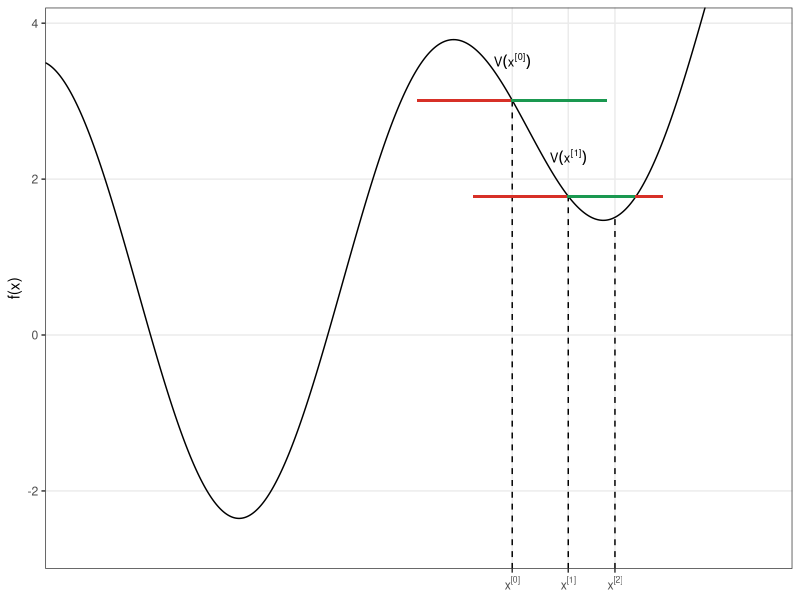
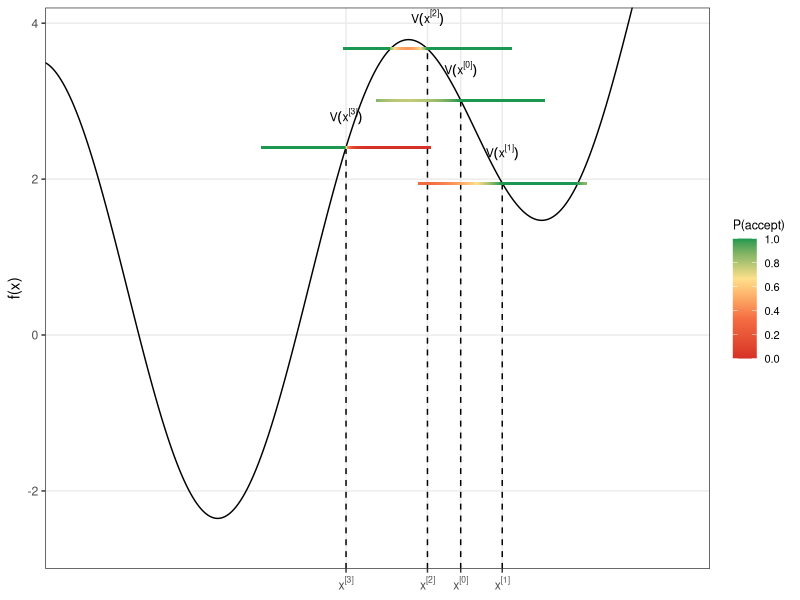
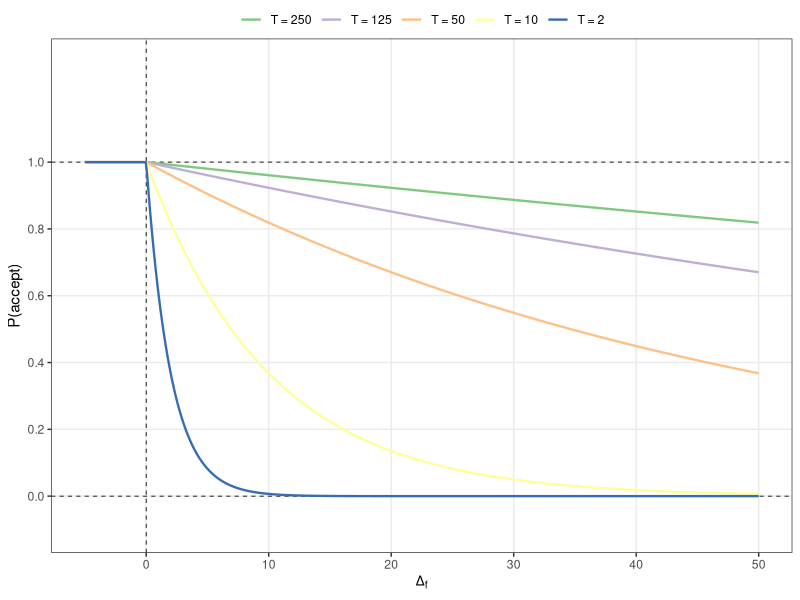
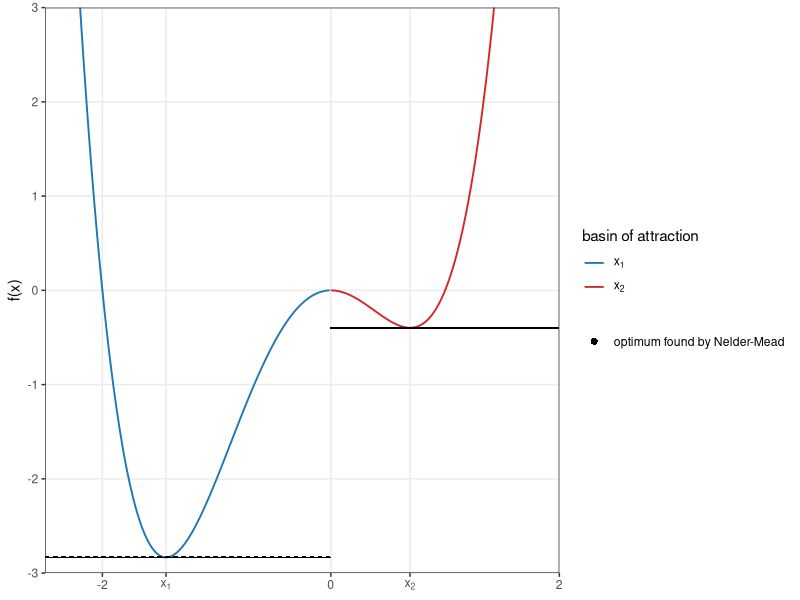

Write R code to recreate these figures, in order.
# Used in: ../slides-derivative-free-3-simulated-annealing.tex, ../slides-derivative-free-4-multistart-optimization.tex
#
# Create the one-dimensional figures for local search, Metropolis acceptance,
# temperature-dependent acceptance probabilities, and a Nelder-Mead basin example.

set.seed(1L)

library(data.table)
library(ggplot2)

local_search_file = "../figure/metropolis-local-search.png"
metropolis_algorithm_file = "../figure/metropolis-algorithm.png"
acceptance_curve_file = "../figure/metropolis-algorithm2.png"
nelder_mead_file = "../figure/metropolis-example-nelder.png"

proposal_radius = 0.5
curve_domain = c(0, 4)
curve_points = 500L
neighborhood_points = 200L
accepted_colour = "#1a9850"
rejected_colour = "#d73027"

metropolis_palette = c("#d73027", "#f46d43", "#fee08b", "#1a9850")
accent_palette = c("#7fc97f", "#beaed4", "#fdc086", "#ffff99", "#386cb0")

objective_value = function(x) {
  x^1.1 * sin(x - 2) + 1 - 2.5 * sin(3 * x - 1.5)
}

acceptance_probability = function(delta_f, temperature) {
  pmin(1, exp(-delta_f / temperature))
}

make_curve_data = function() {
  curve = data.table(x = seq(curve_domain[1], curve_domain[2], length.out = curve_points))
  curve[, value := objective_value(x)]
}

make_neighborhood = function(center, radius = proposal_radius, temperature = NA_real_) {
  neighborhood = data.table(
    center = center,
    x = seq(center - radius, center + radius, length.out = neighborhood_points)
  )
  neighborhood[, center_value := objective_value(center)]
  neighborhood[, value := objective_value(x)]

  if (is.na(temperature)) {
    neighborhood[, accepted := factor(value < center_value, levels = c(FALSE, TRUE), labels = c("reject", "accept"))]
  } else {
    neighborhood[, `:=`(
      temperature = temperature,
      acceptance_prob = acceptance_probability(value - center_value, temperature)
    )]
  }

  neighborhood
}

base_objective_plot = function(curve) {
  ggplot(curve, aes(x = x, y = value)) +
    geom_line(linewidth = 0.5, colour = "black") +
    labs(x = NULL, y = "f(x)") +
    theme_bw(base_size = 11) +
    theme(
      legend.position = "none",
      panel.grid.minor = element_blank()
    )
}

plot_local_search = function() {
  curve = make_curve_data()
  centers = c(2.5, 2.8)
  vertical_lines = data.table(center = c(centers, 3.05))
  vertical_lines[, value := objective_value(center)]
  neighborhoods = rbindlist(lapply(centers, make_neighborhood))
  labels = data.table(
    x = centers,
    y = objective_value(centers) + 0.5,
    label = c("V(x^\"[0]\")", "V(x^\"[1]\")")
  )

  base_objective_plot(curve) +
    geom_segment(
      data = vertical_lines,
      aes(x = center, xend = center, y = -3, yend = value),
      inherit.aes = FALSE,
      linetype = "dashed"
    ) +
    geom_point(
      data = neighborhoods,
      aes(x = x, y = center_value, colour = accepted),
      inherit.aes = FALSE,
      shape = 15,
      size = 0.7
    ) +
    geom_text(data = labels, aes(x = x, y = y, label = label), inherit.aes = FALSE, parse = TRUE, size = 3.3) +
    scale_colour_manual(values = c(reject = rejected_colour, accept = accepted_colour)) +
    scale_x_continuous(
      breaks = c(2.5, 2.8, 3.05),
      labels = parse(text = c("x^\"[0]\"", "x^\"[1]\"", "x^\"[2]\""))
    ) +
    coord_cartesian(ylim = c(-3, 4.2), expand = FALSE)
}

plot_metropolis_algorithm = function() {
  curve = make_curve_data()
  centers = c(2.5, 2.75, 2.3, 1.81)
  temperatures = c(3, 1.5, 0.15, 0.15)
  neighborhoods = rbindlist(Map(make_neighborhood, center = centers, temperature = temperatures))
  vertical_lines = data.table(center = centers)
  vertical_lines[, value := objective_value(center)]
  labels = data.table(
    x = centers,
    y = objective_value(centers) + 0.4,
    label = c("V(x^\"[0]\")", "V(x^\"[1]\")", "V(x^\"[2]\")", "V(x^\"[3]\")")
  )

  base_objective_plot(curve) +
    geom_segment(
      data = vertical_lines,
      aes(x = center, xend = center, y = -3, yend = value),
      inherit.aes = FALSE,
      linetype = "dashed"
    ) +
    geom_point(
      data = neighborhoods,
      aes(x = x, y = center_value, colour = acceptance_prob),
      inherit.aes = FALSE,
      shape = 15,
      size = 0.7
    ) +
    geom_text(data = labels, aes(x = x, y = y, label = label), inherit.aes = FALSE, parse = TRUE, size = 3.1) +
    scale_colour_gradientn(
      colours = metropolis_palette,
      limits = c(0, 1),
      breaks = seq(0, 1, by = 0.2),
      name = "P(accept)"
    ) +
    scale_x_continuous(
      breaks = centers,
      labels = parse(text = c("x^\"[0]\"", "x^\"[1]\"", "x^\"[2]\"", "x^\"[3]\""))
    ) +
    coord_cartesian(ylim = c(-3, 4.2), expand = FALSE) +
    theme(
      legend.position = "right",
      legend.title = element_text(size = 9),
      legend.text = element_text(size = 8)
    )
}

plot_acceptance_curves = function() {
  delta_grid = seq(-5, 50, length.out = 500L)
  temperatures = c(250, 125, 50, 10, 2)
  acceptance_data = CJ(delta_f = delta_grid, temperature = temperatures)
  acceptance_data[, acceptance_prob := acceptance_probability(delta_f, temperature)]
  acceptance_data[, temperature_label := factor(
    paste("T =", temperature),
    levels = paste("T =", temperatures)
  )]

  ggplot(acceptance_data, aes(x = delta_f, y = acceptance_prob, colour = temperature_label)) +
    geom_hline(yintercept = c(0, 1), linetype = "dashed", linewidth = 0.3) +
    geom_vline(xintercept = 0, linetype = "dashed", linewidth = 0.3) +
    geom_line(linewidth = 0.8) +
    scale_colour_manual(values = accent_palette, name = NULL) +
    scale_x_continuous(name = expression(Delta[f])) +
    scale_y_continuous(name = "P(accept)", breaks = seq(0, 1, by = 0.2), limits = c(-0.1, 1.3)) +
    guides(colour = guide_legend(nrow = 1L)) +
    theme_bw(base_size = 11) +
    theme(
      legend.position = "top",
      legend.margin = margin(b = -6),
      panel.grid.minor = element_blank()
    )
}

multimodal_value = function(x) {
  x^4 + x^3 - 2 * x^2
}

optimize_from_start = function(start_value) {
  result = suppressWarnings(optim(start_value, fn = multimodal_value, method = "Nelder-Mead"))
  c(parameter = result$par, value = result$value)
}

plot_nelder_mead_basins = function() {
  start_grid = seq(-2.5, 2.5, by = 0.01)
  optimization_results = t(vapply(start_grid, optimize_from_start, numeric(2L)))
  stationary_points = sort(polyroot(c(-4, 3, 4)))
  local_minima = Re(stationary_points[abs(Im(stationary_points)) < 1e-10])
  local_minima = local_minima[local_minima != 0]

  basin_data = data.table(
    x = start_grid,
    value = multimodal_value(start_grid),
    optimum = optimization_results[, "parameter"],
    optimum_value = optimization_results[, "value"]
  )
  basin_data[, basin := ifelse(
    abs(optimum - local_minima[1]) <= abs(optimum - local_minima[2]),
    "left",
    "right"
  )]
  basin_data[, basin := factor(basin, levels = c("left", "right"))]

  ggplot(basin_data, aes(x = x, y = value)) +
    geom_line(aes(colour = basin), linewidth = 0.65) +
    geom_point(aes(y = optimum_value, shape = "optimum found by Nelder-Mead"), colour = "black", size = 0.35) +
    scale_x_continuous(
      breaks = c(-2, local_minima[1], 0, local_minima[2], 2),
      labels = c("-2", expression(x[1]), "0", expression(x[2]), "2")
    ) +
    scale_colour_manual(
      name = "basin of attraction",
      values = c(left = "#1f77b4", right = "#d62728"),
      labels = expression(x[1], x[2])
    ) +
    scale_shape_manual(name = NULL, values = c("optimum found by Nelder-Mead" = 16)) +
    guides(shape = guide_legend(override.aes = list(size = 2))) +
    coord_cartesian(xlim = c(-2.5, 2), ylim = c(-3, 3), expand = FALSE) +
    labs(x = NULL, y = "f(x)") +
    theme_bw(base_size = 11) +
    theme(
      legend.position = "right",
      panel.grid.minor = element_blank()
    )
}

local_search_plot = plot_local_search()
metropolis_plot = plot_metropolis_algorithm()
acceptance_curve_plot = plot_acceptance_curves()
nelder_mead_plot = plot_nelder_mead_basins()

if (interactive()) {
  print(local_search_plot)
  print(metropolis_plot)
  print(acceptance_curve_plot)
  print(nelder_mead_plot)
}

ggsave(local_search_file, local_search_plot, width = 5.2, height = 3, dpi = 100)
ggsave(metropolis_algorithm_file, metropolis_plot, width = 5.2, height = 3, dpi = 100)
ggsave(acceptance_curve_file, acceptance_curve_plot, width = 4.8, height = 3, dpi = 100)
ggsave(nelder_mead_file, nelder_mead_plot, width = 7, height = 5.36, dpi = 341)
